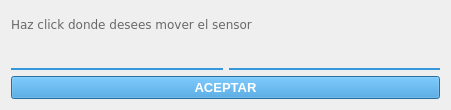
<?xml version="1.0" encoding="UTF-8"?>
<ui version="4.0">
 <class>Dialog</class>
 <widget class="QDialog" name="Dialog">
  <property name="geometry">
   <rect>
    <x>0</x>
    <y>0</y>
    <width>451</width>
    <height>110</height>
   </rect>
  </property>
  <property name="windowTitle">
   <string>Agregar sensor</string>
  </property>
  <property name="windowIcon">
   <iconset>
    <normaloff>:/sigrdap/icons/nuevo.png</normaloff>:/sigrdap/icons/nuevo.png</iconset>
  </property>
  <property name="styleSheet">
   <string notr="true">QLineEdit {background-color: transparent; border-style: solid; border-bottom: 2px solid #3498db;} QLabel{ color: rgb(104, 104, 104);font-family: Verdana;font-size: 9} QPushButton:enabled{background-color: #3498db;color: rgb(255, 255, 255);font-size: 10pt; font-weight: bold;} QPushButton:disabled{background-color: #adc1ce;color: rgb(255, 255, 255);font-size: 10pt; font-weight: bold;}</string>
  </property>
  <layout class="QVBoxLayout" name="verticalLayout">
   <item>
    <widget class="QLabel" name="etiqueta">
     <property name="text">
      <string>Haz click donde desees mover el sensor</string>
     </property>
    </widget>
   </item>
   <item>
    <layout class="QHBoxLayout" name="horizontalLayout">
     <item>
      <widget class="QLineEdit" name="textoX">
       <property name="sizePolicy">
        <sizepolicy hsizetype="MinimumExpanding" vsizetype="Fixed">
         <horstretch>0</horstretch>
         <verstretch>0</verstretch>
        </sizepolicy>
       </property>
       <property name="minimumSize">
        <size>
         <width>210</width>
         <height>26</height>
        </size>
       </property>
       <property name="font">
        <font>
         <family>Verdana</family>
         <pointsize>10</pointsize>
        </font>
       </property>
       <property name="alignment">
        <set>Qt::AlignRight|Qt::AlignTrailing|Qt::AlignVCenter</set>
       </property>
      </widget>
     </item>
     <item>
      <widget class="QLineEdit" name="textoY">
       <property name="sizePolicy">
        <sizepolicy hsizetype="MinimumExpanding" vsizetype="Fixed">
         <horstretch>0</horstretch>
         <verstretch>0</verstretch>
        </sizepolicy>
       </property>
       <property name="minimumSize">
        <size>
         <width>210</width>
         <height>26</height>
        </size>
       </property>
       <property name="font">
        <font>
         <family>Verdana</family>
         <pointsize>10</pointsize>
        </font>
       </property>
       <property name="alignment">
        <set>Qt::AlignRight|Qt::AlignTrailing|Qt::AlignVCenter</set>
       </property>
      </widget>
     </item>
    </layout>
   </item>
   <item>
    <widget class="QPushButton" name="boton">
     <property name="text">
      <string>ACEPTAR</string>
     </property>
    </widget>
   </item>
  </layout>
 </widget>
 <resources/>
 <connections/>
</ui>
